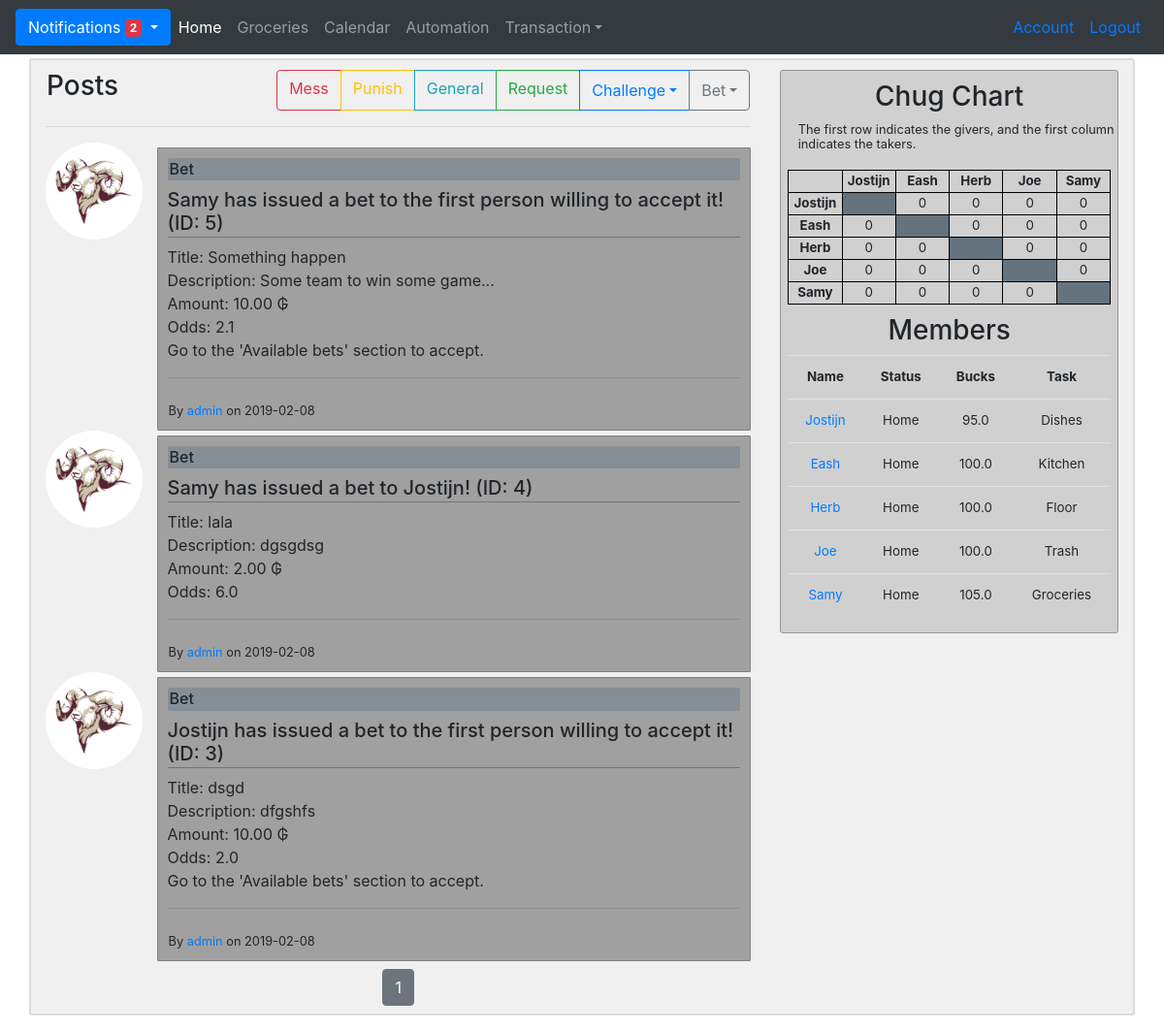
Before: /home (signed in) with the older database file.
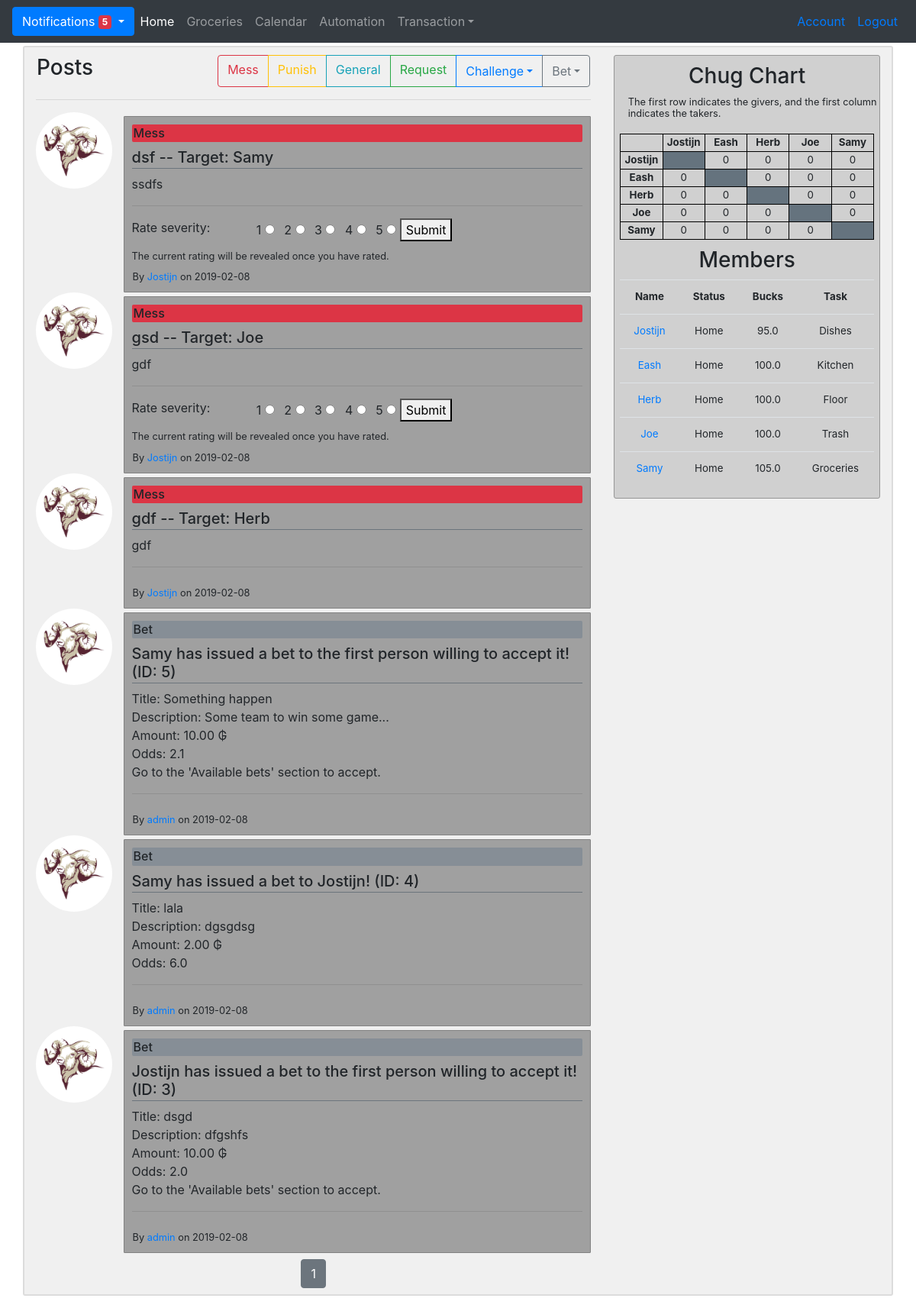
After: the same page with the newer database file.
### G_app/models.py (models this page shows, shortened)
class Post(db.Model):
    id = db.Column(db.Integer, primary_key = True)
    title = db.Column(db.String(100), nullable=False, default='')
    date_posted = db.Column(db.DateTime, nullable=False, default=datetime.utcnow)
    content = db.Column(db.Text, nullable=False)
    type = db.Column(db.String(50), nullable=False, default='General')
    rating = db.Column(db.Float)
    can_vote = db.Column(db.Boolean, nullable=False, default=False)
    voted = db.Column(db.String(150))
    image = db.Column(db.String(150))
    id_user = db.Column(db.Integer, db.ForeignKey('user.id'), nullable=False)
    id_target = db.Column(db.Integer, db.ForeignKey('user.id'))
    comments = db.relationship('Comment', backref='original_post', lazy=True)

class User(db.Model, UserMixin):
    id = db.Column(db.Integer, primary_key = True)
    username = db.Column(db.String(20), unique=True, nullable=False)
    name = db.Column(db.String, nullable=False)
    email = db.Column(db.String(120), unique=True, nullable=False)
    image = db.Column(db.String(20), nullable=False, default='default.jpg')
    password = db.Column(db.String(60), nullable=False)
    status = db.Column(db.String, nullable=False)
    bucks = db.Column(db.Float, nullable=False)
    task = db.Column(db.String, nullable=False)
    done_weekly_vote = db.Column(db.Boolean, nullable=False, default=False)
    posts = db.relationship('Post', backref='author', lazy=True, foreign_keys='Post.id_user')
    posts_targeted = db.relationship('Post', backref='target', lazy=True, foreign_keys='Post.id_target')
    chugs_give = db.relationship('Chug', backref='giver', lazy=True, foreign_keys='Chug.id_giver')
    chugs_take = db.relationship('Chug', backref='taker', lazy=True, foreign_keys='Chug.id_taker')
    notifications = db.relationship('Notification', backref='target', lazy=True)
    payments_made = db.relationship('Transaction', backref='payer', lazy=True, foreign_keys='Transaction.id_payer')
    payments_received = db.relationship('Transaction', backref='payee', lazy=True, foreign_keys='Transaction.id_payee')
    challenges_made =  db.relationship('Challenge', backref='challenger', lazy=True, foreign_keys='Challenge.id_challenger')
    challenges_received =  db.relationship('Challenge', backref='challengee', lazy=True, foreign_keys='Challenge.id_challengee')
    bets_made =  db.relationship('Bet', backref='bookmaker', lazy=True, foreign_keys='Bet.id_bookmaker')
    bets_taken =  db.relationship('Bet', backref='bettaker', lazy=True, foreign_keys='Bet.id_bettaker')
    comments = db.relationship('Comment', backref='commenter', lazy=True)
    votes_made = db.relationship('Vote', backref='voter', lazy=True, foreign_keys='Vote.id_voter')
    votes_received = db.relationship('Vote', backref='candidate', lazy=True, foreign_keys='Vote.id_candidate')
    weekly_votes = db.relationship('WeeklyVote', backref='subject', lazy=True, foreign_keys='WeeklyVote.id_subject')
    def new_notifications(self):
        return Notification.query.filter_by(user_id=self.id, seen=False).all()

### G_app/main/routes.py (the view)
@main.route("/")
@main.route("/home", methods=['GET', 'POST'])
def home():
    voters = voter_dict()
    update_voteable_posts(voters)
    page = request.args.get('page', 1, type=int)
    posts = Post.query.order_by(Post.date_posted.desc()).paginate(page=page, per_page=10)
    return render_template('home.html', posts=posts, voters=voters)

### G_app/main/routes.py (called while the page is built)
@main.context_processor
def context_processor():
    chug = chug_matrix()
    members=member_ls()
    return dict(chug=chug, members=members)

### G_app/main/utils.py (called while the page is built)
def member_ls():
    members = User.query.all()
    members.pop(5)
    return members

def chug_matrix():
    matrix = [
        [None, 0, 0, 0, 0],
        [0, None, 0, 0, 0],
        [0, 0, None, 0, 0],
        [0, 0, 0, None, 0],
        [0, 0, 0, 0, None]
    ]
    chugs_to_be_taken = Chug.query.filter_by(taken=False).all()
    for chug in chugs_to_be_taken:
        matrix[chug.id_taker - 1][chug.id_giver - 1] += 1
    return matrix

def voter_dict():
    posts = Post.query.filter_by(can_vote=True)
    voted = dict()
    for post in posts:
        if post.voted:
            voters = post.voted.split('\n')
        else:
            voters = []
        voted[post.id] = voters
    return voted

def update_voteable_posts(voters):
    voteable_posts = Post.query.filter_by(can_vote=True).all()
    usernames = []
    users = User.query.all()
    for user in users:
        if user.username != 'admin':
            usernames.append(user.username)
    for post in voteable_posts:
        voted = voters[post.id]
        if voted:
            voted.append(post.target.username)
        else:
            voted = [post.target.username]
        time_difference = datetime.utcnow() - post.date_posted
        time_difference_hours = time_difference.total_seconds()/3600
        if set(voted) == set(usernames) or time_difference_hours > 24:
            adjust_buck_balances(post)
            post.can_vote = False
            db.session.commit()

### G_app/models.py (called while the page is built)
@login_manager.user_loader
def load_user(user_id):
    return User.query.get(int(user_id))

### G_app/templates/home.html (shortened to what this page needs)
{% extends "layout.html" %}
  {% block home_active %}
    "nav-item active"
  {% endblock %}
  {% block content %}
    {% if current_user.is_authenticated %}
      <div class="row" style="margin-top:10px">
        <h3 class="ml-3">Posts</h3>
        <div class="btn-group ml-auto mr-3">
          <a role="button" href="{{ url_for('posts.new_post', post_type='Mess') }}" class="btn btn-outline-danger">Mess</a>
          <a role="button" href="{{ url_for('posts.new_post', post_type='Punish') }}" class="btn btn-outline-warning">Punish</a>
          <a role="button" href="{{ url_for('posts.new_post', post_type='General') }}" class="btn btn-outline-info">General</a>
          <a role="button" href="{{ url_for('posts.new_post', post_type='Request') }}" class="btn btn-outline-success">Request</a>
          <div class="btn-group">
            <button type="button" class="btn btn-outline-primary dropdown-toggle" data-toggle="dropdown">Challenge</button>
          </div>
          <div class="btn-group">
            <button type="button" class="btn btn-outline-secondary dropdown-toggle" data-toggle="dropdown">Bet</button>
          </div>
        </div>
      </div>
      <hr>
      {% for post in posts.items %}
        <div class="media" id="{{ 'post' + post.id|string }}">
          <img class="rounded-circle account-img" src="{{ url_for('static', filename='profile_pics/' + post.author.image) }}" alt="user_image">
          <div class="media-body">
            <div class="post-section">
              <h6 id="{{ post.type }}">{{ post.type }}</h6>
              {% if post.author == current_user %}
                <a href="{{ url_for('posts.edit_post', post_id = post.id) }}">
                  <h5 class="border-bottom border-secondary" style="padding-bottom:2px">{{ post.title }}{{ " -- Target: " + post.target.username if post.target }}</h5>
                </a>
              {% else %}
                <h5 class="border-bottom border-secondary" style="padding-bottom:2px">{{ post.title }}{{ " -- Target: " + post.target.username if post.target }}</h5>
              {% endif %}
              <p>
              {% for line in post.content.splitlines() %}
                {{ line }}<br>
              {% endfor %}
              </p>
              <hr>
              {% if post.can_vote and current_user.username not in voters[post.id] and current_user.id != post.id_target %}
                <div class="row">
                  <div class="col-sm-3">
                    <p id="rate{{ post.id }}">Rate severity:</p>
                  </div>
                  <div class="col-sm-9">
                    <form class="rate-form" id="{{ post.id }}">
                      <label class="radio-inline ml-2" for="1">1</label>
                      <input type="radio" name="{{ 'rating' + post.id|string }}" value=1>
                      <label class="radio-inline ml-2" for="2">2</label>
                      <input type="radio" name="{{ 'rating' + post.id|string }}" value=2>
                      <label class="radio-inline ml-2" for="3">3</label>
                      <input type="radio" name="{{ 'rating' + post.id|string }}" value=3>
                      <label class="radio-inline ml-2" for="4">4</label>
                      <input type="radio" name="{{ 'rating' + post.id|string }}" value=4>
                      <label class="radio-inline ml-2" for="5">5</label>
                      <input type="radio" name="{{ 'rating' + post.id|string }}" value=5>
                      <button type="submit" id="sbtn">Submit</button>
                    </form>
                  </div>
                  <small style="margin-left:15px" id="{{ 'msg' + post.id|string }}">The current rating will be revealed once you have rated.</small>
                </div>
              {% endif %}
              <div class="row">
                <small class="ml-3 pt-2">By <a href="{{ url_for('users.profile', username=post.author.username) }}">{{ post.author.username }}</a> on {{ post.date_posted.date() }}</small>
              </div>
            </div>
          </div>
        </div>
      {% endfor %}
      <div class="row mt-2 mb-2">
        <div class="col-12" align="center">
          {% for page_num in posts.iter_pages(left_edge=1, right_edge=1, left_current=1, right_current=2) %}
            {% if page_num %}
              {% if posts.page == page_num %}
                <a class="btn btn-secondary ml-1 mr-1" href="{{ url_for('main.home', page=page_num) }}">{{ page_num }}</a>
              {% else %}
                <a class="btn btn-outline-secondary ml-1 mr-1" href="{{ url_for('main.home', page=page_num) }}">{{ page_num }}</a>
              {% endif %}
            {% else %}
              ...
            {% endif %}
          {% endfor %}
        </div>
      </div>
    {% else %}
      <h4 style='margin-top:10px'>Uh oh, It looks like somebody is not logged in...</h4>
      <hr>
      <small>If you have an account, please log in to gain full access to this wonderful site. If you are not a member, then that is unfortunate, for you will not be able to gain access!</small>
    {% endif %}
  {% endblock %}

### G_app/templates/layout.html (shortened to what this page needs)
<!DOCTYPE html>
<html>
  <head>
    <link rel="stylesheet" href="https://stackpath.bootstrapcdn.com/bootstrap/4.2.1/css/bootstrap.min.css">
    <link rel='stylesheet' href='https://use.fontawesome.com/releases/v5.7.0/css/all.css'>
    <link rel="stylesheet" type="text/css" href="{{ url_for('static', filename='main.css') }}">
  </head>
  <body style="background-image: url('{{ url_for('static', filename='images/our_goat.jpg') }}')">
    <div class="container d-none d-sm-block">
      <nav class="navbar bg-dark navbar-expand navbar-dark fixed-top">
        {% if current_user.is_authenticated %}
          {% set new_notifications = current_user.new_notifications()|length %}
          <div class="dropdown">
            <button class="btn btn-primary dropdown-toggle" id="notification-toggle" onclick="update_notification_list('{{ url_for('main.your_notifications', user_id=current_user.id) }}')" type="button" data-toggle="dropdown">Notifications
              <span id="notification-badge" class="badge badge-danger"
              style="visibility: {{ 'visible' if new_notifications > 0 else 'hidden' }}">
                {{ new_notifications }}
              </span>
            </button>
          </div>
            {% set new_notifications = current_user.new_notifications()|length %}
          <ul class="navbar-nav mr-auto">
            <li class={% block home_active %}{% endblock %}><a class="nav-link" href="{{ url_for('main.home') }}">Home</a></li>
            <li class={% block groceries_active %}{% endblock %}><a class="nav-link" href="{{ url_for('main.groceries') }}">Groceries</a></li>
            <li class={% block calendar_active %}{% endblock %}><a class="nav-link" href=#>Calendar</a></li>
            <li class={% block automation_active %}{% endblock %}><a class="nav-link" href=#>Automation</a></li>
            <li class="nav-item dropdown">
              <a class="nav-link dropdown-toggle" href="#" id="navbardrop" data-toggle="dropdown">Transaction</a>
            </li>
          </ul>
        {% endif %}
        <ul class="navbar-nav ml-auto">
          {% if current_user.is_authenticated %}
            <li class="nav-item"><a class="nav-link text-primary" href="{{ url_for('users.account') }}">Account</a></li>
            <li class="nav-item"><a class="nav-link text-primary" href="{{ url_for('users.logout') }}">Logout</a></li>
          {% else %}
            <li class="nav-item"><a class="nav-link text-primary" href="{{ url_for('users.login') }}">Login</a></li>
          {% endif %}
        </ul>
      </nav>
    </div>
    <div class="container d-none d-sm-block mb-3" id="main" style="margin-top:60px">
      <div class="row">
        <div class="col-lg-8">
            {% block content %}
            {% endblock %}
          </div>
        <div class="col-lg-4">
          {% if current_user.is_authenticated %}
            <div class="sidebar">
              <h3 style="margin-top:10px">Chug Chart</h3>
              <div class="sidebar-info">
                <small>The first row indicates the givers, and the first column indicates the takers.</small>
              </div>
              <table id="chug">
                <tr>
                  <th id="chug"></th>
                  {% for member in members %}
                    <th id="chug">{{ member.username }}</th>
                  {% endfor %}
                </tr>
                {% for row in range(5) %}
                  <tr>
                    <th id="chug">{{members[row].username}}</th>
                    {% for col in range(5) %}
                      {% if chug[row][col] != None %}
                        <td id="chug">{{ chug[row][col] }}</td>
                      {% else %}
                        <td id="chug" bgcolor="#65737e"></td>
                      {% endif %}
                    {% endfor %}
                  </tr>
                {% endfor %}
              </table>
              <h3 style="margin-top:10px">Members</h3>
              <table class="table" id="members">
                <tr>
                  <th>Name</th>
                  <th>Status</th>
                  <th>Bucks</th>
                  <th>Task</th>
                </tr>
                {% for member in members %}
                  <tr>
                    <td><a href="{{ url_for('users.profile', username=member.username) }}">{{ member.username }}</a></td>
                    <td>{{ member.status }}</td>
                    <td>{{ member.bucks }}</td>
                    <td>{{ member.task }}</td>
                  </tr>
                {% endfor %}
              </table>
            </div>
          {% endif %}
        </div>
      </div>
    </div>
  </body>
</html>

### G_app/static/main.css (style rules this page uses)
body { background-size: cover; }
.container#main { background-color: rgba(230, 230, 230, 0.6); border: 2px solid rgb(220, 220, 220); border-radius: 3px; width: 100%; }
h6#Mess { background-color: #dc3545; padding: 2px; border-radius: 2px; }
h6#Bet { background-color: #868e96; padding: 2px; border-radius: 2px; }
.post-section { margin-top: 5px; background-color: rgb(160, 160, 160); border: 0.5px solid rgb(130, 130, 130); border-radius: 1px; padding: 10px; }
.account-img { height: 100px; width: 100px; margin-right: 2%; }
.sidebar { text-align: center; background-color: rgba(200, 200, 200, 0.8); border: 0.5px solid rgb(150, 150, 150); border-radius: 3px; margin-top: 3%; margin-bottom: 3%; }
.sidebar-info { line-height: 0.95; text-align: left; margin-left: 5%; }
table#members { width: 96%; margin-left: 2%; margin-right: 2%; font-size: 10pt; }
table#chug { ; width: 96%; margin-left: 2%; margin-right: 2%; table-layout: fixed; font-size: 10pt; margin-top: 20px; }
table#chug, th#chug, td#chug { border: 1px solid black; }

Changed rows visible on the page:
added Post: image (placeholder picture), type "Mess", title "dsf", {{ " -- Target: " + post.target.username if post.target }} "-- Target: Samy", content "ssdfs", author.username "Jostijn", date_posted "2019-02-08"
added Post: image (placeholder picture), type "Mess", title "gsd", {{ " -- Target: " + post.target.username if post.target }} "-- Target: Joe", content "gdf", author.username "Jostijn", date_posted "2019-02-08"
added Post: image (placeholder picture), type "Mess", title "gdf", {{ " -- Target: " + post.target.username if post.target }} "-- Target: Herb", content "gdf", author.username "Jostijn", date_posted "2019-02-08"
Other visible differences:
{{ new_notifications }}: "2" → "5"
